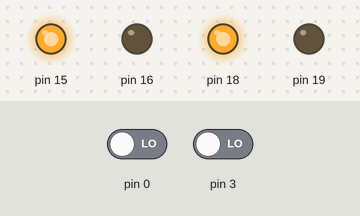
The sketch below on a simulated Arduino Uno, built with avr-gcc and run on an emulated ATmega328P. Shown: output pins drawn as LEDs (lit = HIGH). Inputs (shaded band) come from the test bench; at power-on: pin 0 LOW, pin 3 LOW.

Above: at 1.2 s.
1.3 s: pin 0 driven HIGH
At 1.6 s:
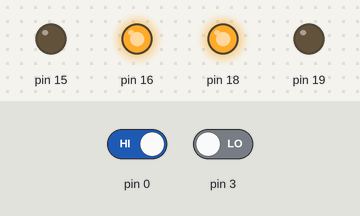
2.8 s: pin 3 driven HIGH
At 4.0 s:
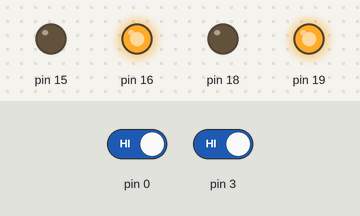
4.3 s: pin 0 driven LOW
At 5.1 s:
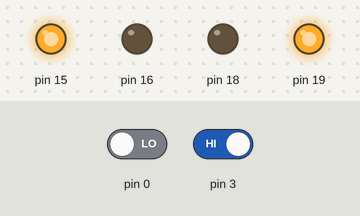
5.8 s: pin 3 driven LOW
At 6.2 s:
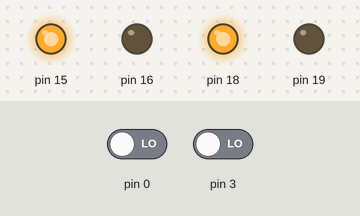
Timing chart, 0 to 8.3 s (numbered marks = the images above; inputs shaded):
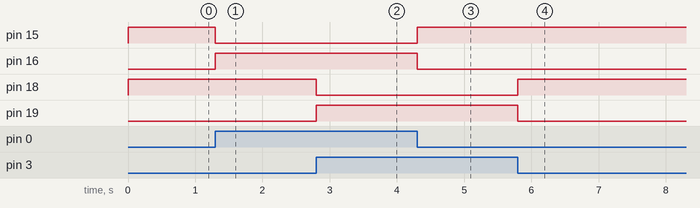

Measured:
- after the input at 1.3 s, pin 15: HIGH → LOW at once; pin 16: LOW → HIGH at once
- after the input at 2.8 s, pin 18: HIGH → LOW at once; pin 19: LOW → HIGH at once
- after the input at 4.3 s, pin 15: LOW → HIGH at once; pin 16: HIGH → LOW at once
- after the input at 5.8 s, pin 18: LOW → HIGH at once; pin 19: HIGH → LOW at once

The sketch:

output_converter.ino
```cpp
int in1 ;
int in2 ;

void setup() {

  pinMode(3, INPUT);
  pinMode(0, INPUT);
  pinMode(19, OUTPUT);
  pinMode(18, OUTPUT);
  pinMode(15, OUTPUT);
  pinMode(16, OUTPUT);
}
void loop() {

  in1 = digitalRead(3) ; //スイッチの状態を読む
  in2 = digitalRead(0);


  if (in1 == HIGH)
  {
    if (in2 == HIGH)
    {
      digitalWrite(19, HIGH);
      digitalWrite(18, LOW);

      digitalWrite(16, HIGH);
      digitalWrite(15, LOW);
    }
    else
    {
      digitalWrite(19, HIGH);
      digitalWrite(18, LOW);

      digitalWrite(16, LOW);
      digitalWrite(15, HIGH);
    }
  }
  else if (in2 == HIGH)
  {
    digitalWrite(19, LOW);
    digitalWrite(18, HIGH);

    digitalWrite(16, HIGH);
    digitalWrite(15, LOW);
  }
  else {
    digitalWrite(19, LOW);
    digitalWrite(18, HIGH);

    digitalWrite(16, LOW);
    digitalWrite(15, HIGH);
  }


}
```
